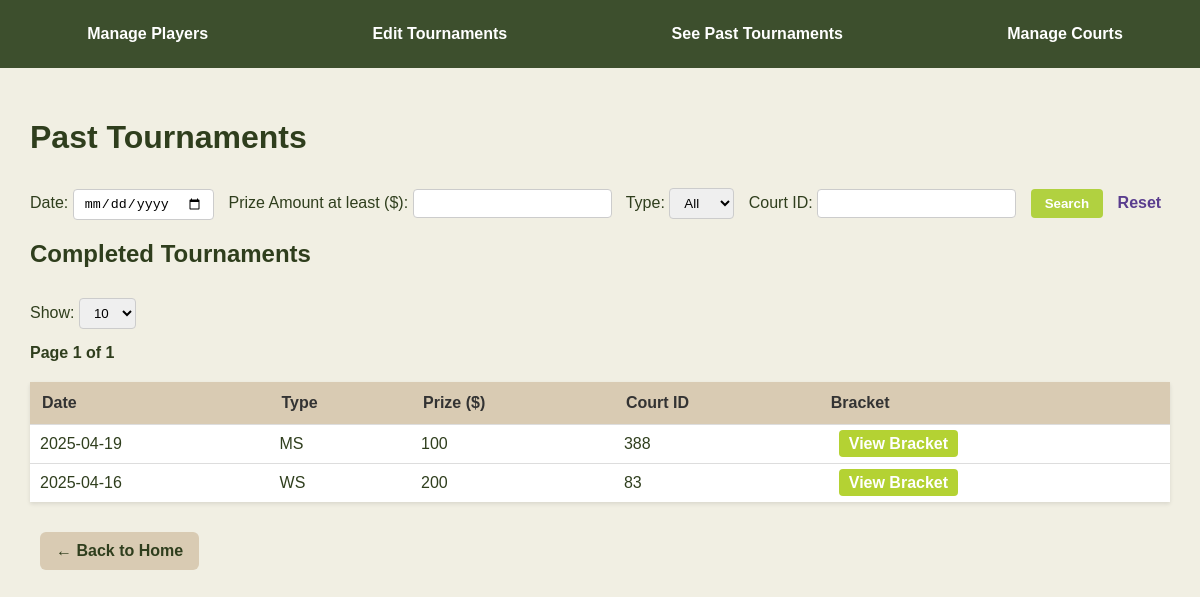
Page /search_past_tournaments on the committed database.
### tables this page shows
CREATE TABLE TOURNAMENT (
    T_ID INTEGER PRIMARY KEY,
    Date TEXT NOT NULL,
    Type TEXT,
    Prize INTEGER,
    C_ID INTEGER,
    Status TEXT DEFAULT 'active',
    FOREIGN KEY (C_ID) REFERENCES COURT_PARK(C_ID)
);

### app.py (the view)
@app.route('/search_past_tournaments', methods=['GET'])
def search_past_tournaments():
    date = request.args.get('date', '')
    prize = request.args.get('prize', '')
    t_type = request.args.get('type', '')
    court_id = request.args.get('court', '')
    page = int(request.args.get('page', 1))
    per_page = int(request.args.get('per_page', 10))
    query = "SELECT * FROM TOURNAMENT WHERE Status = 'completed'"
    params = []
    if date:
        query += " AND Date = ?"
        params.append(date)
    if prize:
        query += " AND Prize >= ?"
        params.append(prize)
    if t_type:
        query += " AND Type = ?"
        params.append(t_type)
    if court_id:
        query += " AND C_ID = ?"
        params.append(court_id)
    conn = get_db_connection()
    tournaments = conn.execute(query, tuple(params)).fetchall()
    conn.close()
    paginated = paginate_items(tournaments, page, per_page)
    return render_template(
        'past_tournaments.html',
        tournaments=paginated['items'],
        page=paginated['page'],
        per_page=paginated['per_page'],
        total_pages=paginated['total_pages']
    )

### app.py (called while the page is built)
def get_db_connection():
    conn = sqlite3.connect(DATABASE)
    conn.row_factory = sqlite3.Row
    return conn

def paginate_items(items, page, per_page):
    from math import ceil
    total_items = len(items)
    total_pages = ceil(total_items / per_page)
    start = (page - 1) * per_page
    end = start + per_page
    return {
        'items': items[start:end],
        'page': page,
        'per_page': per_page,
        'total_pages': total_pages,
        'total_items': total_items
    }

### templates/past_tournaments.html (shortened to what this page needs)
<!DOCTYPE html>
<html>
<head>
</head>
<body>
    <div class="top-nav">
        <a href="{{ url_for('manage_players') }}">Manage Players</a>
        <a href="{{ url_for('edit_tournaments') }}">Edit Tournaments</a>
        <a href="{{ url_for('past_tournaments') }}">See Past Tournaments</a>
        <a href="{{ url_for('manage_courts') }}">Manage Courts</a>
    </div>
    <div class="container">
        <h1>Past Tournaments</h1>
        <form method="GET" action="{{ url_for('past_tournaments') }}" class="inline">
            Date:
            <input type="date" name="date" value="{{ request.args.get('date', '') }}">
            Prize Amount at least ($):
            <input type="number" name="prize_min" min="0" value="{{ request.args.get('prize_min', '') }}">
            Type:
            <select name="type">
                <option value="">All</option>
            </select>
            Court ID:
            <input type="number" name="court_id" value="{{ request.args.get('court_id', '') }}">
            <button type="submit">Search</button>
            <a href="{{ url_for('past_tournaments') }}" class="reset-link">Reset</a>
        </form>
        <h2>Completed Tournaments</h2>
        <form method="get" class="inline">
            <label>Show:
                <select name="per_page" onchange="this.form.submit()">
                    <option value="10" {% if per_page == 10 %}selected{% endif %}>10</option>
                </select>
            </label>
        </form>
        <div class="pagination">
            Page {{ page }} of {{ total_pages }}
        </div>
        <table>
            <thead>
                <tr>
                    <th>Date</th>
                    <th>Type</th>
                    <th>Prize ($)</th>
                    <th>Court ID</th>
                    <th>Bracket</th>
                </tr>
            </thead>
            <tbody>
                {% for tour in tournaments %}
                <tr>
                    <td>{{ tour['Date'] }}</td>
                    <td>{{ tour['Type'] }}</td>
                    <td>{{ tour['Prize'] }}</td>
                    <td>{{ tour['C_ID'] }}</td>
                    <td>
                        <a class="bracket-link" href="{{ url_for('edit_bracket_done', tournament_id=tour['T_ID']) }}">View Bracket</a>
                    </td>
                </tr>
                {% endfor %}
            </tbody>
        </table>
        <a href="{{ url_for('index') }}" class="back-link">← Back to Home</a>
    </div>
</body>
</html>

### templates/past_tournaments.html (style rules this page uses)
body { font-family: Arial, sans-serif; margin: 0; padding: 0; background-color: #F1EFE3; color: #2f3e1d; }
.top-nav { background-color: #3D4F2D; display: flex; justify-content: space-around; padding: 15px 0; font-weight: bold; }
.top-nav a { color: white; text-decoration: none; padding: 10px 20px; }
.container { padding: 30px; }
h1, h2 { color: #2f3e1d; }
table { width: 100%; border-collapse: collapse; margin-top: 20px; background-color: white; box-shadow: 0 2px 4px rgba(0, 0, 0, 0.1); }
th { background-color: #D9CBB3; color: #333; padding: 12px; text-align: left; }
td { padding: 10px; border-top: 1px solid #ddd; }
form.inline { display: inline-block; margin-top: 10px; }
input[type="date"], input[type="number"], select { padding: 6px 10px; margin-right: 10px; border-radius: 4px; border: 1px solid #ccc; }
button { background-color: #b1d140; color: #fff; border: none; padding: 7px 14px; cursor: pointer; border-radius: 4px; font-weight: bold; }
a.reset-link, a { color: #5a3d8e; margin-left: 10px; font-weight: bold; text-decoration: none; }
.pagination { margin-top: 15px; font-weight: bold; }
.back-link { display: inline-block; margin-top: 30px; background-color: #D9CBB3; padding: 10px 16px; border-radius: 6px; text-decoration: none; color: #2f3e1d; font-weight: bold; }
.bracket-link { background-color: #B4D233; color: white; padding: 5px 10px; border-radius: 4px; font-weight: bold; text-decoration: none; }

### rows in the picture
TOURNAMENT: Date "2025-04-19", Type "MS", Prize "100", C_ID "388"
TOURNAMENT: Date "2025-04-16", Type "WS", Prize "200", C_ID "83"

### other values in the picture
{{ page }} "1"
{{ total_pages }} "1"
